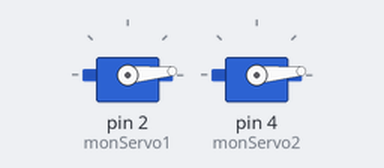
The sketch below on a simulated Arduino Uno, built with avr-gcc and run on an emulated ATmega328P. Parts: 2 × servo.

Above: at 0.05 s.
At 0.35 s:
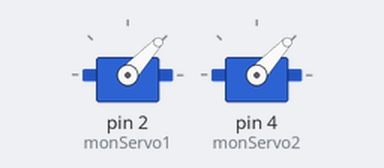
At 0.65 s:
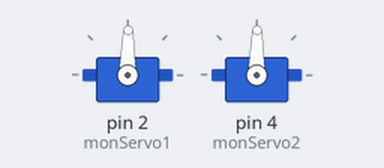
At 1.2 s:
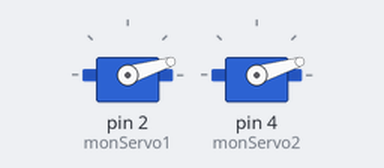
Timing chart, 0 to 3.0 s (numbered marks = the images above):
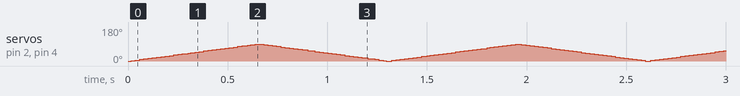

The sketch:

bras_1.0.ino
```cpp
#include<Servo.h>
Servo monServo1;  // Créé un objet 'Servo' et l'appelle 'monServo1'
Servo monServo2; // Créé un objet 'Servo' et l'appelle 'monServo2'
int posiMoteur = 0; // Défini une variable pour positionner nos moteurs

void setup() {
  monServo1.attach(2);
  monServo2.attach(4);
}
void loop() {
  for (posiMoteur = 0; posiMoteur <= 90; posiMoteur +=1) {
    monServo1.write(posiMoteur);
    monServo2.write(posiMoteur);
    delay(07);
  } for (posiMoteur = 90; posiMoteur >= 0; posiMoteur -=1) {
    monServo1.write(posiMoteur);
    monServo2.write(posiMoteur);
    delay(07);
  }
}
```

infra.cpp
```cpp
#include <IRremote.h>

long val;
int IRpin =10;
int pinLed = 4;

IRrecv irrecv(IRpin);
decode_results results;

void setup(){
Serial.begin(9600);
irrecv.enableIRIn();

}
```

infrarouge.ino
```cpp
#include <IRremote.h>
#include <IRremoteInt.h>
```
